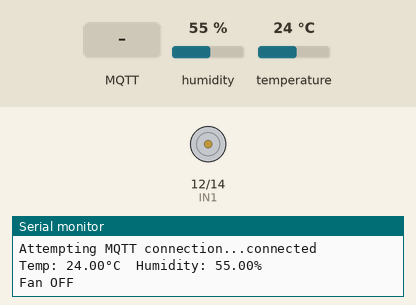
The sketch below on a simulated ESP32. Parts: motor-driver pin pairs drawn as motors (green arrow = first pin HIGH = forward, orange = second pin HIGH = backward, longer = more drive, scaled by the enable pin), the last lines printed to the serial monitor. The inputs (shaded band) are chosen by the test bench; at power-on: temperature 24 °C, humidity 55 %. WiFi joins after 1.5 s; servers stay silent unless stated; no MQTT or app messages arrive unless stated.

Above: at 2.7 s.
2.8 s: temperature set to 29 °C
4.8 s: temperature set to 32 °C
At 6.5 s:
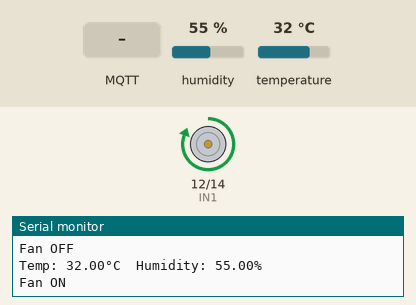
9.1 s: MQTT message "OFF" arrives on the first subscribed topic
At 10.2 s:
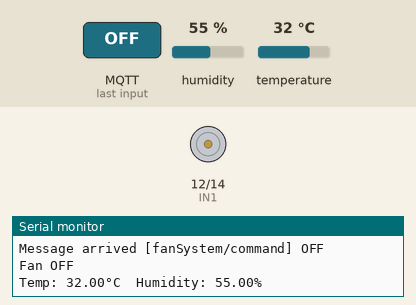
11.1 s: MQTT message "AUTO" arrives on the first subscribed topic
At 12.7 s:
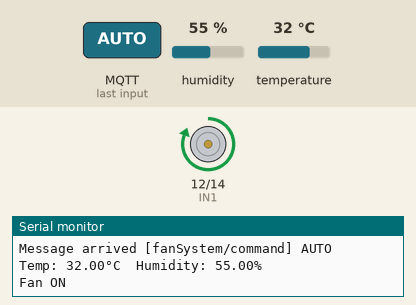
13.2 s: temperature set to 12 °C
At 15.1 s:
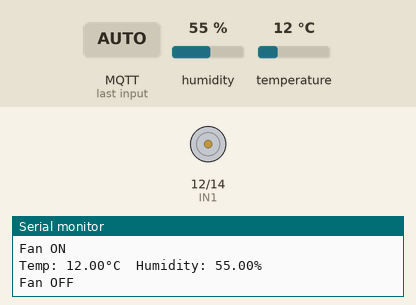
Timing chart, 0 to 16.2 s (numbered marks = the images above; inputs shaded):
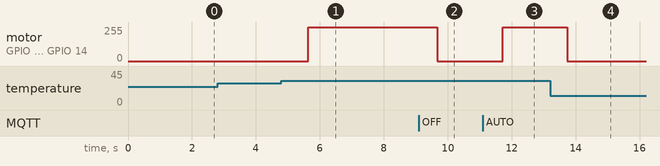

The sketch:

temp_aware_fan_using_DHT11.ino
```cpp
#include <WiFi.h>
#include <PubSubClient.h>
#include "DHT.h"

// ---------- WiFi ----------
const char* ssid = "Redmi 13 5G";
const char* password = "123456789";

// ---------- MQTT ----------
const char* mqtt_server = "10.138.35.82";
WiFiClient espClient;
PubSubClient client(espClient);

// ---------- DHT11 ----------
#define DHTPIN 4      // GPIO4 connected to DHT11 data pin
#define DHTTYPE DHT11 // Using DHT11 sensor
DHT dht(DHTPIN, DHTTYPE);

// ---------- L298N ----------
#define ENA 13   // Fan speed control (PWM)
#define IN1 12
#define IN2 14

// ---------- Variables ----------
bool autoMode = true;
bool fanStatus = false;
float tempThreshold = 30.0; // temperature in °C to turn ON fan

// ---------- WiFi Setup ----------
void setup_wifi() {
  delay(10);
  Serial.println("Connecting to WiFi...");
  WiFi.begin(ssid, password);
  while (WiFi.status() != WL_CONNECTED) {
    delay(500);
    Serial.print(".");
  }
  Serial.println("\nWiFi connected!");
  Serial.print("IP address: ");
  Serial.println(WiFi.localIP());
}

// ---------- MQTT Reconnect ----------
void reconnect() {
  while (!client.connected()) {
    Serial.print("Attempting MQTT connection...");
    if (client.connect("ESP32FanClient")) {
      Serial.println("connected");
      client.subscribe("fanSystem/command"); // topic for manual control
    } else {
      Serial.print("failed, rc=");
      Serial.print(client.state());
      Serial.println(" try again in 5 seconds");
      delay(5000);
    }
  }
}

// ---------- Handle MQTT Messages ----------
void callback(char* topic, byte* message, unsigned int length) {
  String msg;
  for (int i = 0; i < length; i++) {
    msg += (char)message[i];
  }
  Serial.print("Message arrived [");
  Serial.print(topic);
  Serial.print("] ");
  Serial.println(msg);

  if (msg == "ON") {
    autoMode = false;
    fanOn();
  } else if (msg == "OFF") {
    autoMode = false;
    fanOff();
  } else if (msg == "AUTO") {
    autoMode = true;
  }
}

// ---------- Fan Control ----------
void fanOn() {
  digitalWrite(IN1, HIGH);
  digitalWrite(IN2, LOW);
  ledcWrite(ENA, 255); // full speed (8-bit = 0–255)
  fanStatus = true;
  Serial.println("Fan ON");
}

void fanOff() {
  digitalWrite(IN1, LOW);
  digitalWrite(IN2, LOW);
  ledcWrite(ENA, 0);   // stop
  fanStatus = false;
  Serial.println("Fan OFF");
}

// ---------- Setup ----------
void setup() {
  Serial.begin(115200);

  // DHT
  dht.begin();

  // Fan pins
  pinMode(IN1, OUTPUT);
  pinMode(IN2, OUTPUT);

  // ✅ New API (ESP32 Core v3.x)
  ledcAttach(ENA, 1000, 8);  // pin, freq=1kHz, resolution=8bit (0–255)

  // WiFi + MQTT
  setup_wifi();
  client.setServer(mqtt_server, 1883);
  client.setCallback(callback);
}

// ---------- Loop ----------
void loop() {
  if (!client.connected()) {
    reconnect();
  }
  client.loop();

  float temp = dht.readTemperature();
  float hum = dht.readHumidity();

  if (isnan(temp) || isnan(hum)) {
    Serial.println("Failed to read from DHT sensor!");
    return;
  }

  Serial.print("Temp: ");
  Serial.print(temp);
  Serial.print("°C  Humidity: ");
  Serial.print(hum);
  Serial.println("%");

  if (autoMode) {
    if (temp > tempThreshold) {
      fanOn();
    } else {
      fanOff();
    }
  }

  // publish to MQTT
  client.publish("fanSystem/temperature", String(temp).c_str());
  client.publish("fanSystem/humidity", String(hum).c_str());
  client.publish("fanSystem/status", fanStatus ? "ON" : "OFF");

  delay(2000); // every 2 seconds
}
```

Measured:
- the behaviour switches between 30 and 31 °C on temperature (found by bisection; images 0 and 1)
- after the input at 4.8 s, motor on GPIO 12 (IN1) / GPIO 14 (IN2): stopped → forward 255/255 after 0.84 s
- after the input at 9.1 s, motor on GPIO 12 (IN1) / GPIO 14 (IN2): forward 255/255 → stopped after 0.56 s
- after the input at 11.1 s, motor on GPIO 12 (IN1) / GPIO 14 (IN2): stopped → forward 255/255 after 0.61 s
- after the input at 13.2 s, motor on GPIO 12 (IN1) / GPIO 14 (IN2): forward 255/255 → stopped after 0.54 s
